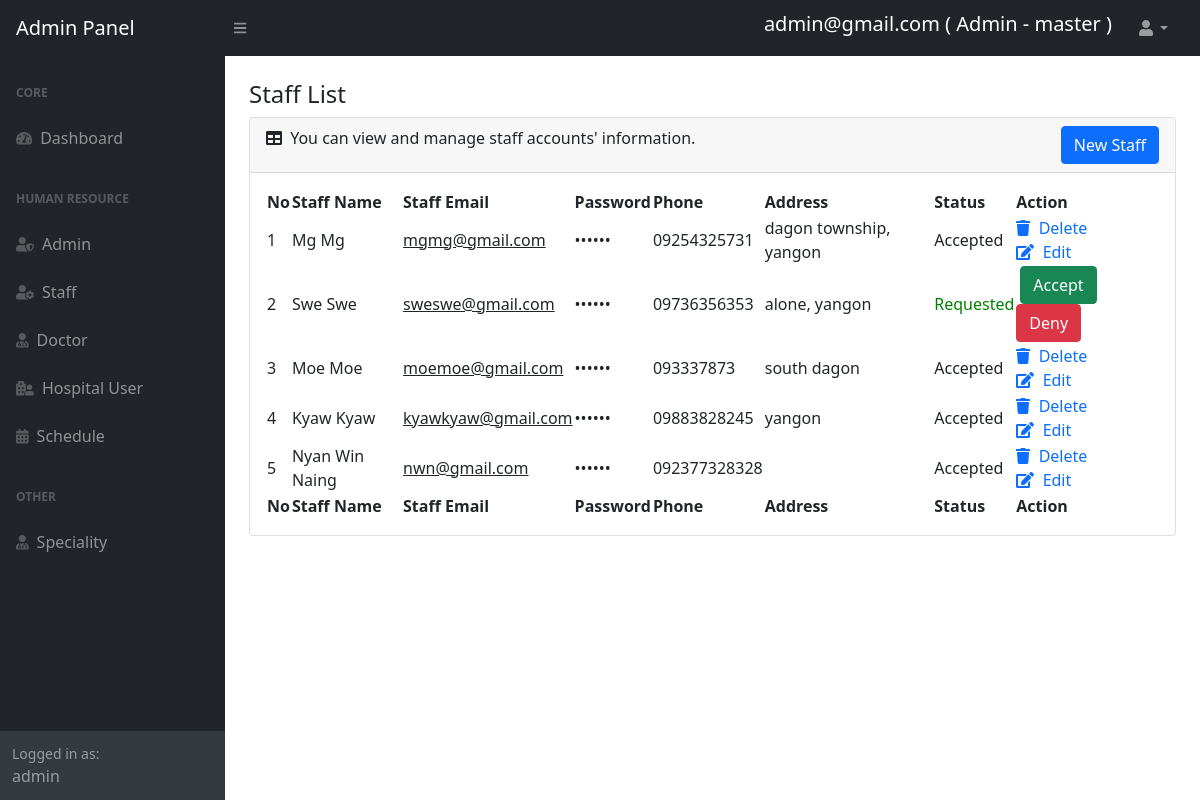
The app's page /admin/stafflist.php (signed in) with its own data.
### tables this page shows
CREATE TABLE `staff` (
  `staffId` int NOT NULL,
  `staffName` varchar(30) NOT NULL,
  `staffEmail` varchar(50) NOT NULL,
  `staffPassword` text NOT NULL,
  `staffPhone` varchar(15) DEFAULT NULL,
  `staffAddress` text,
  `reqStatus` tinyint(1) DEFAULT NULL
);

### admin/stafflist.php (the view, shortened to what this page needs)
<?php
include('header.php');
include('../connect.php');
?>
<div id="layoutSidenav_content">
    <main>
        <div class="container-fluid px-4">
            <h4 class="mt-4">Staff List</h4>
            <div class="card mb-4">
                <div class="card-header">
                    <i class="fas fa-table me-1"></i>
                    You can view and manage staff accounts' information.
                    <button id="btnShowModalDialog" class="btn btn-primary" style="float: right;" data-bs-toggle="modal" data-bs-target="#addNewStaff">New Staff</button>
                </div>
                <div class="card-body">
                    <table id="datatablesSimple">
                        <thead>
                            <tr>
                                <th>No</th>
                                <th>Staff Name</th>
                                <th>Staff Email</th>
                                <th>Password</th>
                                <th>Phone</th>
                                <th>Address</th>
                                <th>Status</th>
                                <th>Action</th>
                            </tr>
                        </thead>
                        <tfoot>
                            <tr>
                                <th>No</th>
                                <th>Staff Name</th>
                                <th>Staff Email</th>
                                <th>Password</th>
                                <th>Phone</th>
                                <th>Address</th>
                                <th>Status</th>
                                <th>Action</th>
                            </tr>
                        </tfoot>
                        <tbody>
                            <?php
                            $selectstaff = "SELECT * from staff";
                            $runselectstaff = $connection->query($selectstaff);
                            $countofstaff = $runselectstaff->num_rows;
                            if ($countofstaff > 0) {
                                $dataofstaff = $runselectstaff->fetch_all(MYSQLI_BOTH);
                                $no = 0;
                                foreach ($dataofstaff as $dataone) {
                                    $no++;
                                    $staffId = $dataone['staffId'];
                                    echo "<tr>";
                                    echo "<td>$no</td>";
                                    echo "<td>" . $dataone['staffName'] . "</td>";
                                    echo "<td><u>" . $dataone['staffEmail'] . "</u></td>";
                                    echo "<td>&bull;&bull;&bull;&bull;&bull;&bull;</td>";
                                    echo "<td>" . $dataone['staffPhone'] . "</td>";
                                    echo "<td>" . $dataone['staffAddress'] . "</td>";
                                    if ($dataone['reqStatus'] == 1) {
                                        echo "<td>Accepted</td>";
                                    } else {
                                        echo "<td style='color:green;'>Requested</td>";
                                    }
                                    echo "<td>";
                                    if ($dataone['reqStatus'] != 1) {
                                        echo "<a href='stafflist.php?staffIdToAccept=$staffId' class='btn btn-success mx-1'>Accept</a>
                                        <a href='deletestaff.php?staffIdToDelete=$staffId' class='btn btn-danger'>Deny</a>";
                                    } else {
                                        echo "<a href='stafflist.php?staffIdToDelete=$staffId' class='actionlink'><i class='fas fa-trash'></i>&nbsp;&nbspDelete</a>
                                        <br>
                                        <a href='updatestaff.php?staffIdToUpdate=$staffId' class='actionlink'><i class='fas fa-edit'></i>&nbsp;&nbspEdit</a>
                                        ";
                                    }
                                    echo "</td></tr>";
                                }
                            }
                            ?>
                        </tbody>
                    </table>
                </div>
            </div>
        </div>
    </main>
</div>
<?php
include('footer.php');
?>

### admin/header.php (shortened to what this page needs)
<?php
include('../connect.php');
if (isset($_SESSION['loginid'])) {
    $loginid = $_SESSION['loginid'];
    $logintype = $_SESSION['logintype'];
    if ($logintype == "admin") {
        $selectadmin = "SELECT * from admin where adminId=$loginid";
        $runselectadmin = $connection->query($selectadmin);
        $dataofadmin = $runselectadmin->fetch_array();
        $adminemail = $dataofadmin['adminEmail'];
        $admintype = $dataofadmin['adminType'];
    } else if ($logintype == "staff") {
        $selectstaff = "SELECT * from staff where staffId=$loginid";
        $runselectstaff = $connection->query($selectstaff);
        $dataofstaff = $runselectstaff->fetch_array();
        $staffemail = $dataofstaff['staffEmail'];
    } else if ($logintype == "doctor") {
        $selectdoctor = "SELECT * from doctor where doctorId=$loginid";
        $runselectdoctor = $connection->query($selectdoctor);
        $dataofdoctor = $runselectdoctor->fetch_array();
        $doctoremail = $dataofdoctor['doctorEmail'];
    } else {
    }
} else {
    echo "<script>alert('Access denied')</script>";
    echo "<script>location='index.php'</script>";
}
?>
<!DOCTYPE html>
<html lang="en">
<head>
    <link href="https://cdn.jsdelivr.net/npm/simple-datatables@latest/dist/style.css" rel="stylesheet" />
    <link href="css/styles.css" rel="stylesheet" />
</head>
<body class="sb-nav-fixed">
    <nav class="sb-topnav navbar navbar-expand navbar-dark bg-dark">
        <a class="navbar-brand ps-3" href="index.php">Admin Panel</a>
        <button class="btn btn-link btn-sm order-1 order-lg-0 me-4 me-lg-0" id="sidebarToggle" href="#!"><i class="fas fa-bars"></i></button>
        <form class="d-none d-md-inline-block form-inline ms-auto me-0 me-md-3 my-2 my-md-0">
            <div class="input-group">
                <h5 style="color:white;">
                    <?php
                    if ($logintype == "admin") {
                        if ($admintype == "master") {
                            echo "$adminemail ( Admin - master )";
                        } else {
                            echo "$adminemail ( Admin )";
                        }
                    } else if ($logintype == "staff") {
                        echo "$staffemail (Staff)";
                    } else if ($logintype == "doctor") {
                        echo "$doctoremail (Doctor)";
                    } else {
                    }
                    ?>
                </h5>
            </div>
        </form>
        <ul class="navbar-nav ms-auto ms-md-0 me-3 me-lg-4">
            <li class="nav-item dropdown">
                <a class="nav-link dropdown-toggle" id="navbarDropdown" href="#" role="button" data-bs-toggle="dropdown" aria-expanded="false"><i class="fas fa-user fa-fw"></i></a>
            </li>
        </ul>
    </nav>
    <div id="layoutSidenav">
        <div id="layoutSidenav_nav">
            <nav class="sb-sidenav accordion sb-sidenav-dark" id="sidenavAccordion">
                <div class="sb-sidenav-menu">
                    <div class="nav">
                        <div class="sb-sidenav-menu-heading">Core</div>
                        <a class="nav-link" href="home.php">
                            <div class="sb-nav-link-icon"><i class="fas fa-tachometer-alt"></i></div>
                            Dashboard
                        </a>
                        <div class="sb-sidenav-menu-heading">Human Resource</div>
                        <?php
                        if ($logintype == "admin") {
                            if ($admintype == "master") {
                                echo "
                                <a class='nav-link' href='adminlist.php'>
                                <div class='sb-nav-link-icon'><i class='fas fa-user-shield'></i></div>
                                Admin
                                </a>
                                ";
                            }
                            echo "
                            <a class='nav-link' href='stafflist.php'>
                                <div class='sb-nav-link-icon'><i class='fas fa-user-cog'></i></div>
                                Staff
                            </a>
                            <a class='nav-link' href='doctorlist.php'>
                                <div class='sb-nav-link-icon'><i class='fas fa-user-md'></i></div>
                                Doctor
                            </a>
                            ";
                        }
                        ?>
                        <a class="nav-link" href="userlist.php">
                            <div class="sb-nav-link-icon"><i class="fas fa-hospital-user"></i></div>
                            Hospital User
                        </a>
                        <a class="nav-link" href="schedule.php">
                            <div class="sb-nav-link-icon"><i class="fas fa-calendar-alt"></i></div>
                            Schedule
                        </a>
                        <?php
                        if ($logintype == "admin") {
                            echo "
                            <div class='sb-sidenav-menu-heading'>Other</div>
                            <a class='nav-link' href='speciality.php'>
                                <div class='sb-nav-link-icon'><i class='fas fa-user-md'></i></div>
                                Speciality
                            </a>
                            ";
                        }
                        ?>
                    </div>
                </div>
                <div class="sb-sidenav-footer">
                    <div class="small">Logged in as:</div>
                    <?php echo "$logintype"; ?>
                </div>
            </nav>
        </div>

### admin/stafflist.php (style rules this page uses)
.actionlink { text-decoration: none; }

### records on screen
staff: staffName "Mg Mg", staffEmail "mgmg@gmail.com", staffPhone "09254325731", staffAddress "dagon township, yangon", reqStatus "Accepted"
staff: staffName "Swe Swe", staffEmail "sweswe@gmail.com", staffPhone "09736356353", staffAddress "alone, yangon", reqStatus "Requested"
staff: staffName "Moe Moe", staffEmail "moemoe@gmail.com", staffPhone "093337873", staffAddress "south dagon", reqStatus "Accepted"
staff: staffName "Kyaw Kyaw", staffEmail "kyawkyaw@gmail.com", staffPhone "09883828245", staffAddress "yangon", reqStatus "Accepted"
staff: staffName "Nyan Win Naing", staffEmail "nwn@gmail.com", staffPhone "092377328328", reqStatus "Accepted"

### other values on screen
$adminemail "admin@gmail.com"
$logintype "admin"
